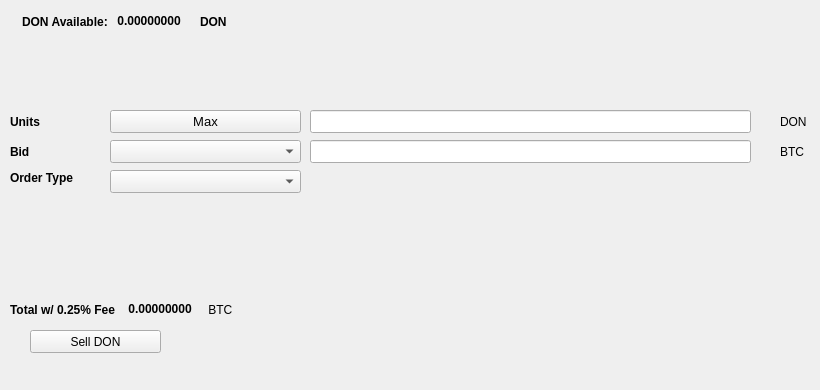
   <widget class="QWidget" name="SellTab">
    <attribute name="title">
     <string>Sell</string>
    </attribute>
    <widget class="QLabel" name="label_16">
     <property name="geometry">
      <rect>
       <x>780</x>
       <y>140</y>
       <width>31</width>
       <height>23</height>
      </rect>
     </property>
     <property name="text">
      <string>BTC</string>
     </property>
    </widget>
    <widget class="QComboBox" name="SellBidcomboBox">
     <property name="geometry">
      <rect>
       <x>110</x>
       <y>140</y>
       <width>191</width>
       <height>23</height>
      </rect>
     </property>
     <property name="font">
      <font>
       <pointsize>10</pointsize>
      </font>
     </property>
    </widget>
    <widget class="QLabel" name="label_18">
     <property name="geometry">
      <rect>
       <x>10</x>
       <y>110</y>
       <width>46</width>
       <height>23</height>
      </rect>
     </property>
     <property name="font">
      <font>
       <weight>75</weight>
       <bold>true</bold>
      </font>
     </property>
     <property name="text">
      <string>Units</string>
     </property>
    </widget>
    <widget class="QPushButton" name="Sell_Max_Amount">
     <property name="geometry">
      <rect>
       <x>110</x>
       <y>110</y>
       <width>191</width>
       <height>23</height>
      </rect>
     </property>
     <property name="font">
      <font>
       <pointsize>10</pointsize>
      </font>
     </property>
     <property name="text">
      <string>Max</string>
     </property>
    </widget>
    <widget class="QLabel" name="label_20">
     <property name="geometry">
      <rect>
       <x>10</x>
       <y>170</y>
       <width>91</width>
       <height>16</height>
      </rect>
     </property>
     <property name="font">
      <font>
       <weight>75</weight>
       <bold>true</bold>
      </font>
     </property>
     <property name="text">
      <string>Order Type</string>
     </property>
    </widget>
    <widget class="QComboBox" name="SellOrdertypeCombo">
     <property name="geometry">
      <rect>
       <x>110</x>
       <y>170</y>
       <width>191</width>
       <height>23</height>
      </rect>
     </property>
     <property name="font">
      <font>
       <pointsize>10</pointsize>
      </font>
     </property>
    </widget>
    <widget class="QLabel" name="label_21">
     <property name="geometry">
      <rect>
       <x>10</x>
       <y>140</y>
       <width>46</width>
       <height>23</height>
      </rect>
     </property>
     <property name="font">
      <font>
       <weight>75</weight>
       <bold>true</bold>
      </font>
     </property>
     <property name="text">
      <string>Bid</string>
     </property>
    </widget>
    <widget class="QLabel" name="label_22">
     <property name="geometry">
      <rect>
       <x>780</x>
       <y>110</y>
       <width>31</width>
       <height>23</height>
      </rect>
     </property>
     <property name="text">
      <string>DON</string>
     </property>
    </widget>
    <widget class="QLineEdit" name="UnitsInputDON">
     <property name="geometry">
      <rect>
       <x>310</x>
       <y>110</y>
       <width>441</width>
       <height>23</height>
      </rect>
     </property>
     <property name="font">
      <font>
       <pointsize>9</pointsize>
       <weight>75</weight>
       <bold>true</bold>
      </font>
     </property>
    </widget>
    <widget class="QLineEdit" name="SellBidPriceEdit">
     <property name="geometry">
      <rect>
       <x>310</x>
       <y>140</y>
       <width>441</width>
       <height>23</height>
      </rect>
     </property>
     <property name="font">
      <font>
       <pointsize>9</pointsize>
       <weight>75</weight>
       <bold>true</bold>
      </font>
     </property>
    </widget>
    <widget class="QPushButton" name="SellDONBTN">
     <property name="geometry">
      <rect>
       <x>30</x>
       <y>330</y>
       <width>131</width>
       <height>23</height>
      </rect>
     </property>
     <property name="text">
      <string>Sell DON</string>
     </property>
     <property name="icon">
      <iconset resource="../donate">
       <normaloff>:/icons/bitcoin</normaloff>:/icons/bitcoin</iconset>
     </property>
    </widget>
    <widget class="QWidget" name="layoutWidget3">
     <property name="geometry">
      <rect>
       <x>22</x>
       <y>12</y>
       <width>258</width>
       <height>19</height>
      </rect>
     </property>
     <layout class="QHBoxLayout" name="horizontalLayout">
      <item>
       <widget class="QLabel" name="label232_2">
        <property name="font">
         <font>
          <weight>75</weight>
          <bold>true</bold>
         </font>
        </property>
        <property name="text">
         <string>DON Available:</string>
        </property>
       </widget>
      </item>
      <item>
       <widget class="QLabel" name="DONAvailableLabel">
        <property name="palette">
         <palette>
          <active>
           <colorrole role="WindowText">
            <brush brushstyle="SolidPattern">
             <color alpha="255">
              <red>0</red>
              <green>0</green>
              <blue>0</blue>
             </color>
            </brush>
           </colorrole>
           <colorrole role="Button">
            <brush brushstyle="SolidPattern">
             <color alpha="255">
              <red>0</red>
              <green>170</green>
              <blue>0</blue>
             </color>
            </brush>
           </colorrole>
           <colorrole role="Light">
            <brush brushstyle="SolidPattern">
             <color alpha="255">
              <red>0</red>
              <green>255</green>
              <blue>0</blue>
             </color>
            </brush>
           </colorrole>
           <colorrole role="Midlight">
            <brush brushstyle="SolidPattern">
             <color alpha="255">
              <red>0</red>
              <green>212</green>
              <blue>0</blue>
             </color>
            </brush>
           </colorrole>
           <colorrole role="Dark">
            <brush brushstyle="SolidPattern">
             <color alpha="255">
              <red>0</red>
              <green>85</green>
              <blue>0</blue>
             </color>
            </brush>
           </colorrole>
           <colorrole role="Mid">
            <brush brushstyle="SolidPattern">
             <color alpha="255">
              <red>0</red>
              <green>113</green>
              <blue>0</blue>
             </color>
            </brush>
           </colorrole>
           <colorrole role="Text">
            <brush brushstyle="SolidPattern">
             <color alpha="255">
              <red>0</red>
              <green>170</green>
              <blue>0</blue>
             </color>
            </brush>
           </colorrole>
           <colorrole role="BrightText">
            <brush brushstyle="SolidPattern">
             <color alpha="255">
              <red>255</red>
              <green>255</green>
              <blue>255</blue>
             </color>
            </brush>
           </colorrole>
           <colorrole role="ButtonText">
            <brush brushstyle="SolidPattern">
             <color alpha="255">
              <red>0</red>
              <green>0</green>
              <blue>0</blue>
             </color>
            </brush>
           </colorrole>
           <colorrole role="Base">
            <brush brushstyle="SolidPattern">
             <color alpha="255">
              <red>255</red>
              <green>255</green>
              <blue>255</blue>
             </color>
            </brush>
           </colorrole>
           <colorrole role="Window">
            <brush brushstyle="SolidPattern">
             <color alpha="255">
              <red>0</red>
              <green>170</green>
              <blue>0</blue>
             </color>
            </brush>
           </colorrole>
           <colorrole role="Shadow">
            <brush brushstyle="SolidPattern">
             <color alpha="255">
              <red>0</red>
              <green>0</green>
              <blue>0</blue>
             </color>
            </brush>
           </colorrole>
           <colorrole role="AlternateBase">
            <brush brushstyle="SolidPattern">
             <color alpha="255">
              <red>127</red>
              <green>212</green>
              <blue>127</blue>
             </color>
            </brush>
           </colorrole>
           <colorrole role="ToolTipBase">
            <brush brushstyle="SolidPattern">
             <color alpha="255">
              <red>255</red>
              <green>255</green>
              <blue>220</blue>
             </color>
            </brush>
           </colorrole>
           <colorrole role="ToolTipText">
            <brush brushstyle="SolidPattern">
             <color alpha="255">
              <red>0</red>
              <green>0</green>
              <blue>0</blue>
             </color>
            </brush>
           </colorrole>
          </active>
          <inactive>
           <colorrole role="WindowText">
            <brush brushstyle="SolidPattern">
             <color alpha="255">
              <red>0</red>
              <green>0</green>
              <blue>0</blue>
             </color>
            </brush>
           </colorrole>
           <colorrole role="Button">
            <brush brushstyle="SolidPattern">
             <color alpha="255">
              <red>0</red>
              <green>170</green>
              <blue>0</blue>
             </color>
            </brush>
           </colorrole>
           <colorrole role="Light">
            <brush brushstyle="SolidPattern">
             <color alpha="255">
              <red>0</red>
              <green>255</green>
              <blue>0</blue>
             </color>
            </brush>
           </colorrole>
           <colorrole role="Midlight">
            <brush brushstyle="SolidPattern">
             <color alpha="255">
              <red>0</red>
              <green>212</green>
              <blue>0</blue>
             </color>
            </brush>
           </colorrole>
           <colorrole role="Dark">
            <brush brushstyle="SolidPattern">
             <color alpha="255">
              <red>0</red>
              <green>85</green>
              <blue>0</blue>
             </color>
            </brush>
           </colorrole>
           <colorrole role="Mid">
            <brush brushstyle="SolidPattern">
             <color alpha="255">
              <red>0</red>
              <green>113</green>
              <blue>0</blue>
             </color>
            </brush>
           </colorrole>
           <colorrole role="Text">
            <brush brushstyle="SolidPattern">
             <color alpha="255">
              <red>0</red>
              <green>170</green>
              <blue>0</blue>
             </color>
            </brush>
           </colorrole>
           <colorrole role="BrightText">
            <brush brushstyle="SolidPattern">
             <color alpha="255">
              <red>255</red>
              <green>255</green>
              <blue>255</blue>
             </color>
            </brush>
           </colorrole>
           <colorrole role="ButtonText">
            <brush brushstyle="SolidPattern">
             <color alpha="255">
              <red>0</red>
              <green>0</green>
              <blue>0</blue>
             </color>
            </brush>
           </colorrole>
           <colorrole role="Base">
            <brush brushstyle="SolidPattern">
             <color alpha="255">
              <red>255</red>
              <green>255</green>
              <blue>255</blue>
             </color>
            </brush>
           </colorrole>
           <colorrole role="Window">
            <brush brushstyle="SolidPattern">
             <color alpha="255">
              <red>0</red>
              <green>170</green>
              <blue>0</blue>
             </color>
            </brush>
           </colorrole>
           <colorrole role="Shadow">
            <brush brushstyle="SolidPattern">
             <color alpha="255">
              <red>0</red>
              <green>0</green>
              <blue>0</blue>
             </color>
            </brush>
           </colorrole>
           <colorrole role="AlternateBase">
            <brush brushstyle="SolidPattern">
             <color alpha="255">
              <red>127</red>
              <green>212</green>
              <blue>127</blue>
             </color>
            </brush>
           </colorrole>
           <colorrole role="ToolTipBase">
            <brush brushstyle="SolidPattern">
             <color alpha="255">
              <red>255</red>
              <green>255</green>
              <blue>220</blue>
             </color>
            </brush>
           </colorrole>
           <colorrole role="ToolTipText">
            <brush brushstyle="SolidPattern">
             <color alpha="255">
              <red>0</red>
              <green>0</green>
              <blue>0</blue>
             </color>
            </brush>
           </colorrole>
          </inactive>
          <disabled>
           <colorrole role="WindowText">
            <brush brushstyle="SolidPattern">
             <color alpha="255">
              <red>0</red>
              <green>85</green>
              <blue>0</blue>
             </color>
            </brush>
           </colorrole>
           <colorrole role="Button">
            <brush brushstyle="SolidPattern">
             <color alpha="255">
              <red>0</red>
              <green>170</green>
              <blue>0</blue>
             </color>
            </brush>
           </colorrole>
           <colorrole role="Light">
            <brush brushstyle="SolidPattern">
             <color alpha="255">
              <red>0</red>
              <green>255</green>
              <blue>0</blue>
             </color>
            </brush>
           </colorrole>
           <colorrole role="Midlight">
            <brush brushstyle="SolidPattern">
             <color alpha="255">
              <red>0</red>
              <green>212</green>
              <blue>0</blue>
             </color>
            </brush>
           </colorrole>
           <colorrole role="Dark">
            <brush brushstyle="SolidPattern">
             <color alpha="255">
              <red>0</red>
              <green>85</green>
              <blue>0</blue>
             </color>
            </brush>
           </colorrole>
           <colorrole role="Mid">
            <brush brushstyle="SolidPattern">
             <color alpha="255">
              <red>0</red>
              <green>113</green>
              <blue>0</blue>
             </color>
            </brush>
           </colorrole>
           <colorrole role="Text">
            <brush brushstyle="SolidPattern">
             <color alpha="255">
              <red>0</red>
              <green>85</green>
              <blue>0</blue>
             </color>
            </brush>
           </colorrole>
           <colorrole role="BrightText">
            <brush brushstyle="SolidPattern">
             <color alpha="255">
              <red>255</red>
              <green>255</green>
              <blue>255</blue>
             </color>
            </brush>
           </colorrole>
           <colorrole role="ButtonText">
            <brush brushstyle="SolidPattern">
             <color alpha="255">
              <red>0</red>
              <green>85</green>
              <blue>0</blue>
             </color>
            </brush>
           </colorrole>
           <colorrole role="Base">
            <brush brushstyle="SolidPattern">
             <color alpha="255">
              <red>0</red>
              <green>170</green>
              <blue>0</blue>
             </color>
            </brush>
           </colorrole>
           <colorrole role="Window">
            <brush brushstyle="SolidPattern">
             <color alpha="255">
              <red>0</red>
              <green>170</green>
              <blue>0</blue>
             </color>
            </brush>
           </colorrole>
           <colorrole role="Shadow">
            <brush brushstyle="SolidPattern">
             <color alpha="255">
              <red>0</red>
              <green>0</green>
              <blue>0</blue>
             </color>
            </brush>
           </colorrole>
           <colorrole role="AlternateBase">
            <brush brushstyle="SolidPattern">
             <color alpha="255">
              <red>0</red>
              <green>170</green>
              <blue>0</blue>
             </color>
            </brush>
           </colorrole>
           <colorrole role="ToolTipBase">
            <brush brushstyle="SolidPattern">
             <color alpha="255">
              <red>255</red>
              <green>255</green>
              <blue>220</blue>
             </color>
            </brush>
           </colorrole>
           <colorrole role="ToolTipText">
            <brush brushstyle="SolidPattern">
             <color alpha="255">
              <red>0</red>
              <green>0</green>
              <blue>0</blue>
             </color>
            </brush>
           </colorrole>
          </disabled>
         </palette>
        </property>
        <property name="font">
         <font>
          <weight>75</weight>
          <bold>true</bold>
         </font>
        </property>
        <property name="text">
         <string> 0.00000000 </string>
        </property>
        <property name="textInteractionFlags">
         <set>Qt::LinksAccessibleByMouse|Qt::TextSelectableByKeyboard|Qt::TextSelectableByMouse</set>
        </property>
       </widget>
      </item>
      <item>
       <widget class="QLabel" name="labelDON">
        <property name="font">
         <font>
          <weight>75</weight>
          <bold>true</bold>
         </font>
        </property>
        <property name="text">
         <string>DON</string>
        </property>
       </widget>
      </item>
     </layout>
    </widget>
    <widget class="QWidget" name="layoutWidget">
     <property name="geometry">
      <rect>
       <x>10</x>
       <y>300</y>
       <width>268</width>
       <height>19</height>
      </rect>
     </property>
     <layout class="QHBoxLayout" name="horizontalLayout_2">
      <item>
       <widget class="QLabel" name="label_19">
        <property name="font">
         <font>
          <weight>75</weight>
          <bold>true</bold>
         </font>
        </property>
        <property name="text">
         <string>Total w/ 0.25% Fee </string>
        </property>
       </widget>
      </item>
      <item>
       <widget class="QLabel" name="SellCostLabel">
        <property name="palette">
         <palette>
          <active>
           <colorrole role="WindowText">
            <brush brushstyle="SolidPattern">
             <color alpha="255">
              <red>0</red>
              <green>0</green>
              <blue>0</blue>
             </color>
            </brush>
           </colorrole>
           <colorrole role="Button">
            <brush brushstyle="SolidPattern">
             <color alpha="255">
              <red>0</red>
              <green>170</green>
              <blue>0</blue>
             </color>
            </brush>
           </colorrole>
           <colorrole role="Light">
            <brush brushstyle="SolidPattern">
             <color alpha="255">
              <red>0</red>
              <green>255</green>
              <blue>0</blue>
             </color>
            </brush>
           </colorrole>
           <colorrole role="Midlight">
            <brush brushstyle="SolidPattern">
             <color alpha="255">
              <red>0</red>
              <green>212</green>
              <blue>0</blue>
             </color>
            </brush>
           </colorrole>
           <colorrole role="Dark">
            <brush brushstyle="SolidPattern">
             <color alpha="255">
              <red>0</red>
              <green>85</green>
              <blue>0</blue>
             </color>
            </brush>
           </colorrole>
           <colorrole role="Mid">
            <brush brushstyle="SolidPattern">
             <color alpha="255">
              <red>0</red>
              <green>113</green>
              <blue>0</blue>
             </color>
            </brush>
           </colorrole>
           <colorrole role="Text">
            <brush brushstyle="SolidPattern">
             <color alpha="255">
              <red>0</red>
              <green>170</green>
              <blue>0</blue>
             </color>
            </brush>
           </colorrole>
           <colorrole role="BrightText">
            <brush brushstyle="SolidPattern">
             <color alpha="255">
              <red>255</red>
              <green>255</green>
              <blue>255</blue>
             </color>
            </brush>
           </colorrole>
           <colorrole role="ButtonText">
            <brush brushstyle="SolidPattern">
             <color alpha="255">
              <red>0</red>
              <green>0</green>
              <blue>0</blue>
             </color>
            </brush>
           </colorrole>
           <colorrole role="Base">
            <brush brushstyle="SolidPattern">
             <color alpha="255">
              <red>255</red>
              <green>255</green>
              <blue>255</blue>
             </color>
            </brush>
           </colorrole>
           <colorrole role="Window">
            <brush brushstyle="SolidPattern">
             <color alpha="255">
              <red>0</red>
              <green>170</green>
              <blue>0</blue>
             </color>
            </brush>
           </colorrole>
           <colorrole role="Shadow">
            <brush brushstyle="SolidPattern">
             <color alpha="255">
              <red>0</red>
              <green>0</green>
              <blue>0</blue>
             </color>
            </brush>
           </colorrole>
           <colorrole role="AlternateBase">
            <brush brushstyle="SolidPattern">
             <color alpha="255">
              <red>127</red>
              <green>212</green>
              <blue>127</blue>
             </color>
            </brush>
           </colorrole>
           <colorrole role="ToolTipBase">
            <brush brushstyle="SolidPattern">
             <color alpha="255">
              <red>255</red>
              <green>255</green>
              <blue>220</blue>
             </color>
            </brush>
           </colorrole>
           <colorrole role="ToolTipText">
            <brush brushstyle="SolidPattern">
             <color alpha="255">
              <red>0</red>
              <green>0</green>
              <blue>0</blue>
             </color>
            </brush>
           </colorrole>
          </active>
          <inactive>
           <colorrole role="WindowText">
            <brush brushstyle="SolidPattern">
             <color alpha="255">
              <red>0</red>
              <green>0</green>
              <blue>0</blue>
             </color>
            </brush>
           </colorrole>
           <colorrole role="Button">
            <brush brushstyle="SolidPattern">
             <color alpha="255">
              <red>0</red>
              <green>170</green>
              <blue>0</blue>
             </color>
            </brush>
           </colorrole>
           <colorrole role="Light">
            <brush brushstyle="SolidPattern">
             <color alpha="255">
              <red>0</red>
              <green>255</green>
              <blue>0</blue>
             </color>
            </brush>
           </colorrole>
           <colorrole role="Midlight">
            <brush brushstyle="SolidPattern">
             <color alpha="255">
              <red>0</red>
              <green>212</green>
              <blue>0</blue>
             </color>
            </brush>
           </colorrole>
           <colorrole role="Dark">
            <brush brushstyle="SolidPattern">
             <color alpha="255">
              <red>0</red>
              <green>85</green>
              <blue>0</blue>
             </color>
            </brush>
           </colorrole>
           <colorrole role="Mid">
            <brush brushstyle="SolidPattern">
             <color alpha="255">
              <red>0</red>
              <green>113</green>
              <blue>0</blue>
             </color>
            </brush>
           </colorrole>
           <colorrole role="Text">
            <brush brushstyle="SolidPattern">
             <color alpha="255">
              <red>0</red>
              <green>170</green>
              <blue>0</blue>
             </color>
            </brush>
           </colorrole>
           <colorrole role="BrightText">
            <brush brushstyle="SolidPattern">
             <color alpha="255">
              <red>255</red>
              <green>255</green>
              <blue>255</blue>
             </color>
            </brush>
           </colorrole>
           <colorrole role="ButtonText">
            <brush brushstyle="SolidPattern">
             <color alpha="255">
              <red>0</red>
              <green>0</green>
              <blue>0</blue>
             </color>
            </brush>
           </colorrole>
           <colorrole role="Base">
            <brush brushstyle="SolidPattern">
             <color alpha="255">
              <red>255</red>
              <green>255</green>
              <blue>255</blue>
             </color>
            </brush>
           </colorrole>
           <colorrole role="Window">
            <brush brushstyle="SolidPattern">
             <color alpha="255">
              <red>0</red>
              <green>170</green>
              <blue>0</blue>
             </color>
            </brush>
           </colorrole>
           <colorrole role="Shadow">
            <brush brushstyle="SolidPattern">
             <color alpha="255">
              <red>0</red>
              <green>0</green>
              <blue>0</blue>
             </color>
            </brush>
           </colorrole>
           <colorrole role="AlternateBase">
            <brush brushstyle="SolidPattern">
             <color alpha="255">
              <red>127</red>
              <green>212</green>
              <blue>127</blue>
             </color>
            </brush>
           </colorrole>
           <colorrole role="ToolTipBase">
            <brush brushstyle="SolidPattern">
             <color alpha="255">
              <red>255</red>
              <green>255</green>
              <blue>220</blue>
             </color>
            </brush>
           </colorrole>
           <colorrole role="ToolTipText">
            <brush brushstyle="SolidPattern">
             <color alpha="255">
              <red>0</red>
              <green>0</green>
              <blue>0</blue>
             </color>
            </brush>
           </colorrole>
          </inactive>
          <disabled>
           <colorrole role="WindowText">
            <brush brushstyle="SolidPattern">
             <color alpha="255">
              <red>0</red>
              <green>85</green>
              <blue>0</blue>
             </color>
            </brush>
           </colorrole>
           <colorrole role="Button">
            <brush brushstyle="SolidPattern">
             <color alpha="255">
              <red>0</red>
              <green>170</green>
              <blue>0</blue>
             </color>
            </brush>
           </colorrole>
           <colorrole role="Light">
            <brush brushstyle="SolidPattern">
             <color alpha="255">
              <red>0</red>
              <green>255</green>
              <blue>0</blue>
             </color>
            </brush>
           </colorrole>
           <colorrole role="Midlight">
            <brush brushstyle="SolidPattern">
             <color alpha="255">
              <red>0</red>
              <green>212</green>
              <blue>0</blue>
             </color>
            </brush>
           </colorrole>
           <colorrole role="Dark">
            <brush brushstyle="SolidPattern">
             <color alpha="255">
              <red>0</red>
              <green>85</green>
              <blue>0</blue>
             </color>
            </brush>
           </colorrole>
           <colorrole role="Mid">
            <brush brushstyle="SolidPattern">
             <color alpha="255">
              <red>0</red>
              <green>113</green>
              <blue>0</blue>
             </color>
            </brush>
           </colorrole>
           <colorrole role="Text">
            <brush brushstyle="SolidPattern">
             <color alpha="255">
              <red>0</red>
              <green>85</green>
              <blue>0</blue>
             </color>
            </brush>
           </colorrole>
           <colorrole role="BrightText">
            <brush brushstyle="SolidPattern">
             <color alpha="255">
              <red>255</red>
              <green>255</green>
              <blue>255</blue>
             </color>
            </brush>
           </colorrole>
           <colorrole role="ButtonText">
            <brush brushstyle="SolidPattern">
             <color alpha="255">
              <red>0</red>
              <green>85</green>
              <blue>0</blue>
             </color>
            </brush>
           </colorrole>
           <colorrole role="Base">
            <brush brushstyle="SolidPattern">
             <color alpha="255">
              <red>0</red>
              <green>170</green>
              <blue>0</blue>
             </color>
            </brush>
           </colorrole>
           <colorrole role="Window">
            <brush brushstyle="SolidPattern">
             <color alpha="255">
              <red>0</red>
              <green>170</green>
              <blue>0</blue>
             </color>
            </brush>
           </colorrole>
           <colorrole role="Shadow">
            <brush brushstyle="SolidPattern">
             <color alpha="255">
              <red>0</red>
              <green>0</green>
              <blue>0</blue>
             </color>
            </brush>
           </colorrole>
           <colorrole role="AlternateBase">
            <brush brushstyle="SolidPattern">
             <color alpha="255">
              <red>0</red>
              <green>170</green>
              <blue>0</blue>
             </color>
            </brush>
           </colorrole>
           <colorrole role="ToolTipBase">
            <brush brushstyle="SolidPattern">
             <color alpha="255">
              <red>255</red>
              <green>255</green>
              <blue>220</blue>
             </color>
            </brush>
           </colorrole>
           <colorrole role="ToolTipText">
            <brush brushstyle="SolidPattern">
             <color alpha="255">
              <red>0</red>
              <green>0</green>
              <blue>0</blue>
             </color>
            </brush>
           </colorrole>
          </disabled>
         </palette>
        </property>
        <property name="font">
         <font>
          <weight>75</weight>
          <bold>true</bold>
         </font>
        </property>
        <property name="autoFillBackground">
         <bool>false</bool>
        </property>
        <property name="text">
         <string> 0.00000000</string>
        </property>
        <property name="textInteractionFlags">
         <set>Qt::LinksAccessibleByMouse|Qt::TextSelectableByMouse</set>
        </property>
       </widget>
      </item>
      <item>
       <widget class="QLabel" name="label_17">
        <property name="font">
         <font>
          <weight>50</weight>
          <bold>false</bold>
         </font>
        </property>
        <property name="text">
         <string> BTC</string>
        </property>
       </widget>
      </item>
     </layout>
    </widget>
    <widget class="QLabel" name="label_23">
     <property name="geometry">
      <rect>
       <x>460</x>
       <y>300</y>
       <width>281</width>
       <height>81</height>
      </rect>
     </property>
     <property name="text">
      <string/>
     </property>
     <property name="pixmap">
      <pixmap>:/images/bittrex</pixmap>
     </property>
    </widget>
   </widget>
